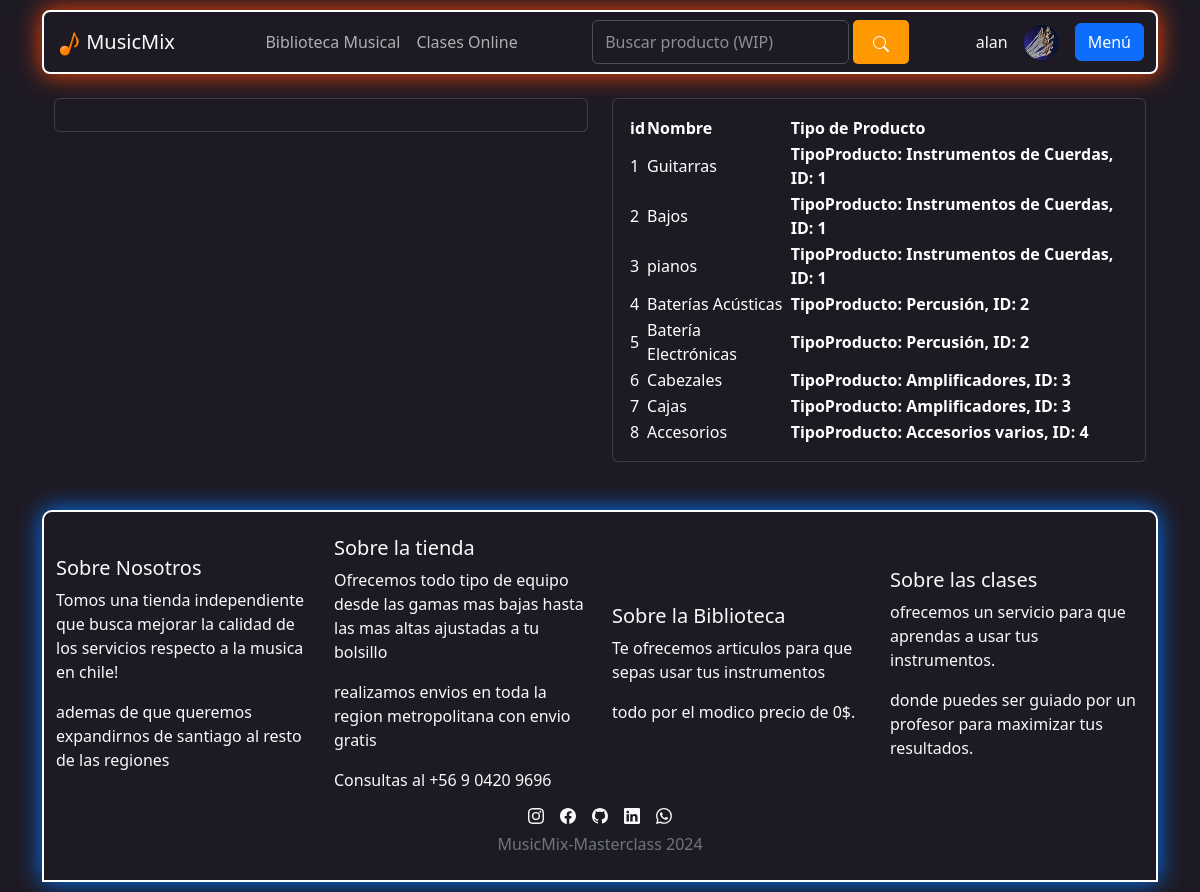
The app's page /manager/categorias/ (signed in) with its own data.
### Store/models.py (models this page shows, shortened)
class Usuario(AbstractUser):
    RUT                 = models.CharField(default = '', max_length = 13,  unique = True, error_messages = {"unique": "El rut ya está registrado."}, blank=True)
    nacimiento          = models.DateField(null = True)
    genero              = models.IntegerField(default = 2, choices = opcionesSexo)
    telefono            = models.CharField(default = '', max_length = 15)
    direccion           = models.CharField(default = '', max_length = 300)
    region              = models.IntegerField(null = True, blank = True, choices = regiones)
    comuna              = models.IntegerField(null = True, blank = True, choices = comunas)
    foto_de_Usuario     = models.ImageField(upload_to = "usuarios",null = True)
    es_profesor         = models.BooleanField(default=False)
    es_admin_biblioteca = models.BooleanField(default=False)
    class Meta:
        ordering = ['username']

class Categoria(models.Model):
    id_categoria        = models.AutoField(primary_key = True)
    nombrecategoria     = models.CharField(max_length = 30, unique = True, error_messages = {"unique" : "Esta categoria ya está registrada"})
    tipo_producto       = models.ForeignKey(TipoProducto,on_delete = models.PROTECT)

class TipoProducto(models.Model):
    id_tipo             = models.AutoField(primary_key = True)
    nombretipo          = models.CharField(max_length = 30, unique = True, error_messages = {"unique" : "Esta tipo de producto ya está registrado"})
    def __str__(self):
        return f'TipoProducto: {self.nombretipo}, ID: {self.id_tipo}'

### Store/d_back/views.py (the view)
# urls.py: path('categorias/',                             menuCategorias,                            name="categorias"),
def menuCategorias(request):
    categorias = Categoria.objects.all()
    tipo = TipoProducto.objects.all()
    data = {"tipo": tipo, "categorias": categorias}
    return render(request,"backoffice/CRUD_categorias/menu.html", data)

### Store/Cart/context_processor.py (called while the page is built)
def importe_total_carro(request):
    total = 0
    if 'carro' in request.session.keys():
        for key,value in request.session["carro"].items():
            total += int(value["precio"] * value["cantidad"])
    return {"importe_total_carro":total}

### Store/Templates/backoffice/CRUD_categorias/menu.html
{% extends "base.html" %}
{% block content %}
<div class="container">
    <div class="row justify-content-center">
        <div class="col">
            <div class="card">
                <div class="card-body">
                </div>
            </div>
        </div>
        <div class="col">
            <div class="card  text-white">
                <div class="card-body">
                    <table class="table-dark">
                        <thead>
                            <tr>
                                <th class="table-dark">id</th>
                                <th class="table-dark">Nombre</th>
                                <th class="table-dark">Tipo de Producto</th>
                            </tr>
                        </thead>
                        <tbody>
                            {% for i in categorias %}
                            <tr>
                                <td class="table-dark">{{i.id_categoria}}</td>
                                <td class="table-dark">{{i.nombrecategoria}}</td>
                                <th class="table-dark">{{i.tipo_producto}}</th>
                            </tr>
                            {% endfor %}
                        </tbody>
                    </table>
                </div>
            </div>
        </div>
    </div>
</div>
{% endblock %}

### Store/Templates/base.html (shortened to what this page needs)
{% load static %}
{% load humanize %}
<!DOCTYPE html>
<html lang="es">
<head>
    <link href="https://cdn.jsdelivr.net/npm/bootstrap@5.3.0/dist/css/bootstrap.min.css" rel="stylesheet"
>
    <link rel="stylesheet" type="text/css" href="{% static 'css/styles.css' %}">
</head>
<body data-bs-theme="dark">
    <div class="container">
        <nav class="navbar navbar-expand-lg" id="navbarcolor">
            <div class="container-fluid d-flex justify-content-between">
                <a class="navbar-brand" href="{% url 'inicio' %}" style="color: var(--bs-body-color);">
                    <img src="{% static 'images\icono pagina.png'%}" width="25" height="25">
                    MusicMix</a>
                <ul class="navbar-nav">
                    <li class="nav-item">
                        <a class="nav-link" href="{% url 'bookinicio' %}">Biblioteca Musical</a>
                    </li>
                    <li class="nav-item">
                        <a class="nav-link" href="{% url 'Verificarmembresia' %}">Clases Online</a>
                    </li>
                </ul>
                <form class="d-flex" role="search" method="post">
                    <input class="form-control me-1" type="search" placeholder="Buscar producto (WIP)"
                        aria-label="Search" id="searchQuery">
                    <button class="btn btn-success-custom align-items-center justify-content-between" type="submit"
                        onclick="redirigirBusqueda(event)">
                        <svg xmlns="http://www.w3.org/2000/svg" width="16" height="16" fill="currentColor"
                            class="bi bi-search" viewBox="0 0 16 16">
                            <path
                                d="M11.742 10.344a6.5 6.5 0 1 0-1.397 1.398h-.001q.044.06.098.115l3.85 3.85a1 1 0 0 0 1.415-1.414l-3.85-3.85a1 1 0 0 0-.115-.1zM12 6.5a5.5 5.5 0 1 1-11 0 5.5 5.5 0 0 1 11 0" />
                        </svg>
                    </button>
                </form>
                <div class="d-flex align-items-center">
                    {% if not user.is_authenticated %}
                    <a href="{% url 'login' %}" class="btn btn-secondary me-2">Iniciar Sesión</a>
                    <a href="{% url 'registrarse' %}" class="btn btn-secondary me-2">Registrarse</a>
                    <button class="btn btn-secondary" data-bs-toggle="offcanvas" href="#offcanvasExample" role="button">
                        Menú
                    </button>
                    {% else %}
                    <div class="d-flex align-items-center">
                        <span class="me-3">{{ user.username }}</span>
                        {% if user.foto_de_Usuario %}
                        <img class="rounded-circle me-3" src="{{ user.foto_de_Usuario.url }}" alt="Foto de Usuario"
                            width="35" height="35">
                        {% endif %}
                        <button class="btn btn-primary" data-bs-toggle="offcanvas" href="#offcanvasExample"
                            role="button">
                            Menú
                        </button>
                    </div>
                    {% endif %}
                </div>
            </div>
        </nav>
        <br>
        {% block content %}
        {% endblock %}
        {% include 'footer.html' %}
    </div>
</body>
</html>

### static/css/styles.css (style rules this page uses)
:root { --box-shadow-light: 0 0 10px black; --border-light: 1px solid gray; }
[data-bs-theme="dark"] { --box-shadow-dark-1: 0 0 10px #ff7301; --box-shadow-dark-2: 0 0 10px #ff9901; --box-shadow-dark-3: 0 0 10px #bd5806; --border-dark: 1px solid white; }

### Store/Templates/base.html (style rules this page uses)
:root { --box-shadow-light: 0 0 10px black; --border-light: 1px solid gray; }
[data-bs-theme="dark"] { --box-shadow-dark-1: 0 0 10px #ff7301; --box-shadow-dark-2: 0 0 10px #ff9901; --box-shadow-dark-3: 0 0 10px #bd5806; --border-dark: 1px solid white; }

### records on screen
Usuario: username "alan", foto_de_Usuario (picture)
Categoria: id_categoria "1", nombrecategoria "Guitarras", tipo_producto "TipoProducto: Instrumentos de Cuerdas, ID: 1"
Categoria: id_categoria "2", nombrecategoria "Bajos", tipo_producto "TipoProducto: Instrumentos de Cuerdas, ID: 1"
Categoria: id_categoria "3", nombrecategoria "pianos", tipo_producto "TipoProducto: Instrumentos de Cuerdas, ID: 1"
Categoria: id_categoria "4", nombrecategoria "Baterías Acústicas", tipo_producto "TipoProducto: Percusión, ID: 2"
Categoria: id_categoria "5", nombrecategoria "Batería Electrónicas", tipo_producto "TipoProducto: Percusión, ID: 2"
Categoria: id_categoria "6", nombrecategoria "Cabezales", tipo_producto "TipoProducto: Amplificadores, ID: 3"
Categoria: id_categoria "7", nombrecategoria "Cajas", tipo_producto "TipoProducto: Amplificadores, ID: 3"
Categoria: id_categoria "8", nombrecategoria "Accesorios", tipo_producto "TipoProducto: Accesorios varios, ID: 4"
